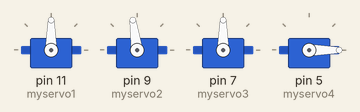
Simulated run of this sketch. Board: Arduino Uno, built with avr-gcc and run on an emulated ATmega328P. On the bench: 4 × servo.

Above: at 0.15 s.
At 5.6 s:
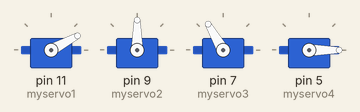
At 10.88 s:
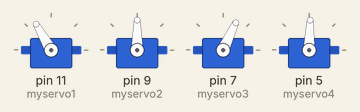
At 21.94 s:
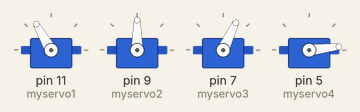
At 30.9 s:
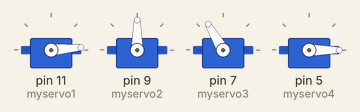
At 39.83 s:
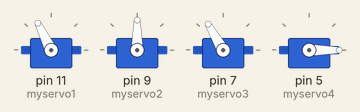
Timing chart, 0 to 40.0 s (numbered marks = the images above):
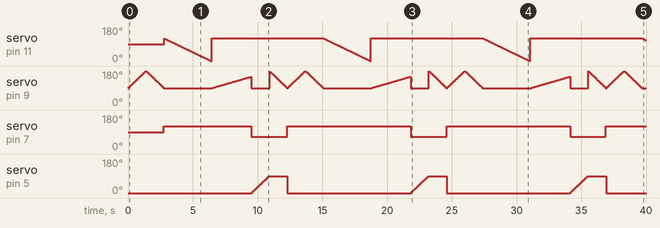

The sketch:

brazo.ino
```cpp
#include <Servo.h>

//BASE

Servo myservo1; //declaramos la variable a cargo de nuestro servomotor

//Motor derecho
Servo myservo2; //declaramos la variable a cargo de nuestro servomotor

//Izquierdo
Servo myservo3; //declaramos la variable a cargo de nuestro servomotor

//Gripper

Servo myservo4; //declaramos la variable a cargo de nuestro servomotor

int pos = 0;// variable para la posicion de nuestro servomotor


void setup(){
  myservo1.attach(11);// declarar el puerto
  myservo2.attach(9);
  myservo3.attach(7);
  myservo4.attach(5);
}
void loop(){
    for (pos = 0; pos <= 0; pos += 1) {
    // in steps of 1 degree
    myservo4.write(pos);
    delay(15);
  }


  for (pos = 90; pos <= 180; pos += 1) {
    // in steps of 1 degree
    myservo2.write(pos);
    myservo4.write(0);
    delay(15);
  }
   for (pos = 65; pos >= 120; pos -= 1) {
    myservo3.write(pos);
    myservo4.write(0);
    delay(15);
  }

  for (pos = 180; pos >= 90; pos -= 1) { // goes from 180 degrees to 0 degrees
    myservo2.write(pos);
    myservo4.write(0); // tell servo to go to position in variable 'pos'
    delay(15);                       // waits 15 ms for the servo to reach the position
  }for (pos = 120; pos <= 120; pos += 1) {
    // in steps of 1 degree
    myservo3.write(pos);
    myservo4.write(0);
    delay(15);
  }


  for (pos = 120; pos >= 0; pos -= 1) {
    myservo1.write(pos);
    myservo2.write(90);
    myservo3.write(120);
    myservo4.write(0);
    delay(30);
  }

    myservo1.write(120);
    myservo2.write(90);
    myservo3.write(120);
    myservo4.write(0);
    delay(10);


  for (pos = 90; pos <= 150; pos += 1) {
    // in steps of 1 degree
    myservo2.write(pos);
    myservo1.write(120);
    myservo4.write(0);
    delay(50);
  }
   for (pos = 65; pos >= 120; pos -= 1) {
    myservo3.write(pos);
    myservo1.write(120);
    myservo4.write(0);
    delay(50);
  }

  for (pos = 0; pos <= 90; pos += 1) {

    myservo1.write(120);
    myservo2.write(90);
    myservo3.write(65);
    myservo4.write(pos);
    delay(15);
  }
  for (pos = 180; pos >= 90; pos -= 1) { // goes from 180 degrees to 0 degrees
    myservo2.write(pos);
    myservo4.write(90); // tell servo to go to position in variable 'pos'
    delay(15);                       // waits 15 ms for the servo to reach the position
  }for (pos = 120; pos <= 120; pos += 1) {
    // in steps of 1 degree
    myservo3.write(pos);
    myservo4.write(90);
    delay(15);
  }


}
```

Measured:
- by itself, servo on pin 7 (myservo3): repeats every 12.3 s: 65° 2.8 s, 120° 9.5 s
- by itself, servo on pin 5 (myservo4): ramps from 0° to 90° and jumps back, once every 12.3 s
